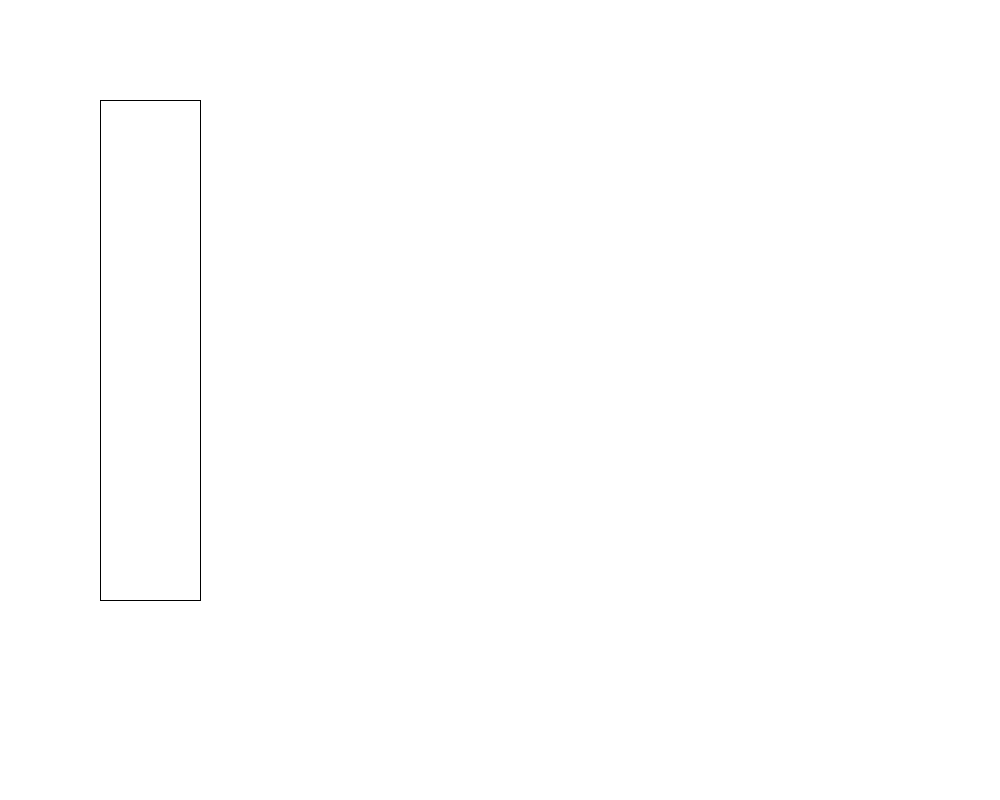
Frame 1 (no input)
Frame 60 (the mouse pressed at the canvas centre just before this capture): identical to frame 1, image omitted
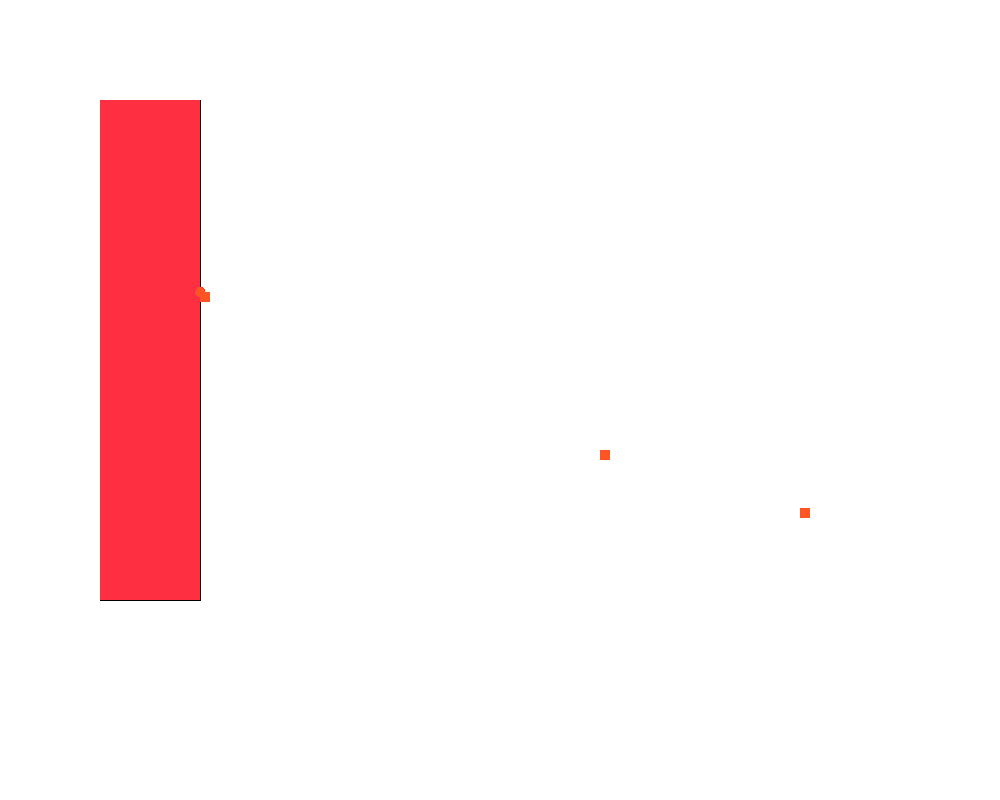
Frame 120 (the mouse held since frame 60 and released just before this capture)

The Processing sketch that drew these frames (run headless with seeded random() and noise(); from frame 60 on, the mouse is pressed at the canvas centre):

// Processing sketch: processing_164056
// ── processing_164056.pde

float x=100;
float y=100;

void setup() {
  size(1000, 800);
  background(255); 

  smooth();
}

void draw() {  
  frameRate(2000);
  rect(x, y, 100, 500);

  if (mousePressed) { 
    fill(random(10, 550), random(10, 100), random(10, 100));

    noStroke();
    rect(mouseX+random(100, 100), mouseY+random(50, 10), 10, 10);
    ellipse(mouseX-random(300, 100), mouseY-random(108, 100), 10, 10);
    ellipse(mouseX+random(800, 100), mouseY+random(10, 100), 10, 10);    
    rect(mouseX+random(300, 100), mouseY+random(108, 100), 10, 10);
    rect(mouseX-random(300, 100), mouseY-random(108, 100), 10, 10);
  } else {
  }
}

void keyPressed() {

  if (key=='r') {
    background(255);
  }
  if (key=='d') {
    x=x+100;
  }
  if (key=='z') {
    y=y+50;
  }
  if (key=='w') {
    y=y-100;
  }
  if (key=='a') {
    x=x-50;
  }
}
